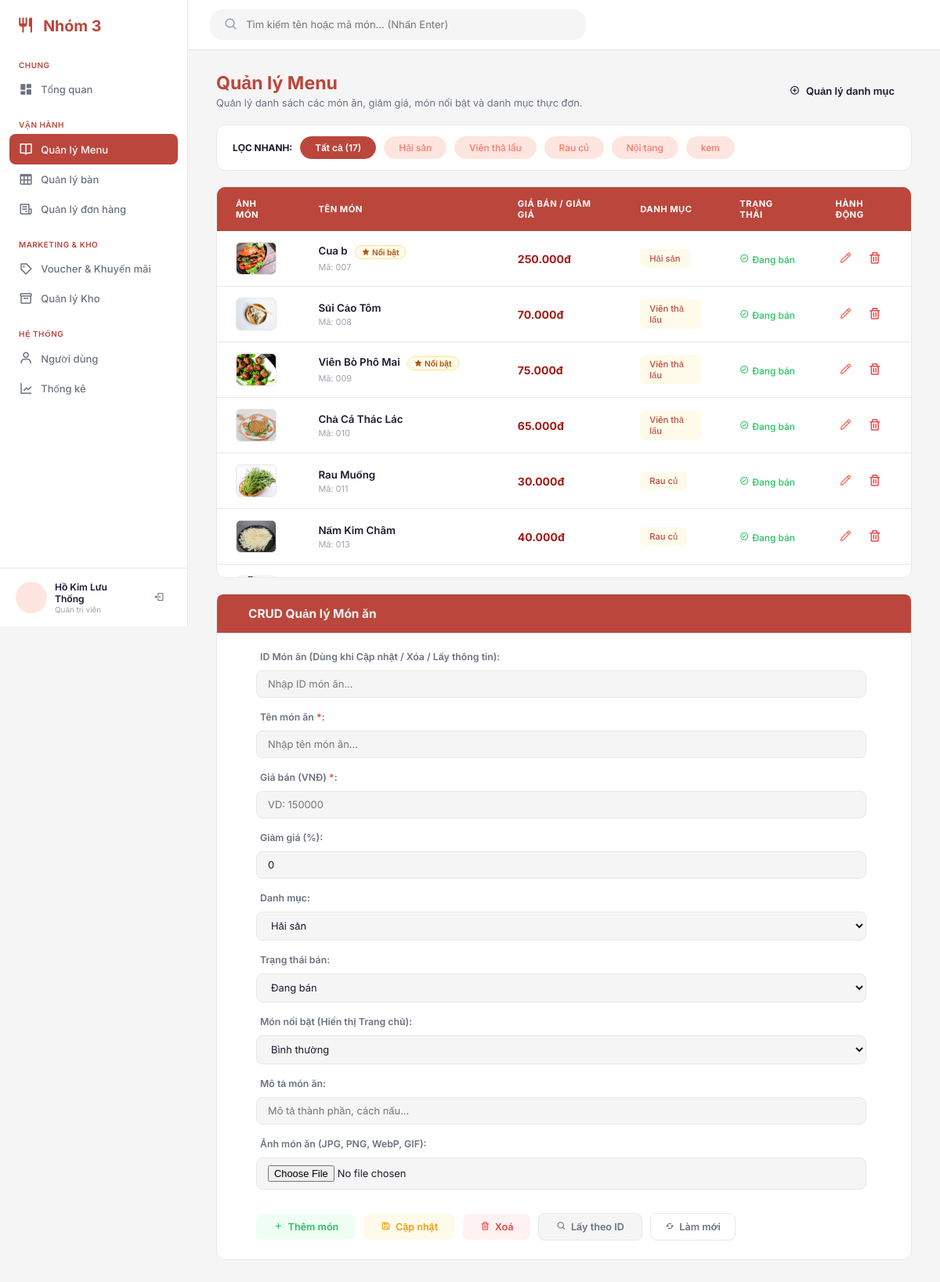
Screenshot of /admin/index.php?page=menu (signed in) with the database file from the repository.
### tables this page shows
CREATE TABLE `category` (
  `categoryId` int(11) NOT NULL,
  `categoryName` varchar(100) NOT NULL,
  `description` varchar(500) DEFAULT NULL,
  `isDeleted` tinyint(1) NOT NULL DEFAULT 0,
  `createdAt` datetime NOT NULL DEFAULT current_timestamp()
);

CREATE TABLE `food` (
  `foodId` int(11) NOT NULL,
  `categoryId` int(11) NOT NULL,
  `foodName` varchar(150) NOT NULL,
  `foodDescription` varchar(500) DEFAULT NULL,
  `foodPrice` decimal(12,0) NOT NULL,
  `foodDiscount` decimal(5,2) NOT NULL DEFAULT 0.00,
  `foodStatus` varchar(20) NOT NULL DEFAULT 'AVAILABLE',
  `isFeatured` tinyint(1) NOT NULL DEFAULT 0,
  `imageURL` varchar(255) DEFAULT NULL,
  `isDeleted` tinyint(1) NOT NULL DEFAULT 0,
  `createdAt` datetime NOT NULL DEFAULT current_timestamp()
);

### admin/index.php (called while the page is built, shortened)
<?php
$page   = $_GET['page'] ?? 'overview';
require_once __DIR__ . "/page/{$page}/index.php";

### admin/page/menu/action.php (called while the page is built, shortened)
<?php
require_once __DIR__ . '/functions.php';
$fetchedFood       = null;
$selectedCat   = $_GET['cat'] ?? 'all';
$searchKw      = trim((string)($_GET['search'] ?? ''));
$categories    = get_categories($conn);
$foods         = get_foods($conn, $selectedCat, $searchKw);
$totalAllFoods = count(get_foods($conn, 'all', ''));

### admin/page/menu/functions.php (called while the page is built, shortened)
<?php
function get_foods($conn, $catId = 'all', $search = '')
{
    $sql = "SELECT f.*, c.categoryName, c.isDeleted AS categoryDeleted
            FROM `food` f
            LEFT JOIN `category` c ON f.categoryId = c.categoryId
            WHERE f.isDeleted = 0";
    $cleanSearch = trim((string)$search);
    $sql .= " ORDER BY f.foodId ASC";
    $result = $conn->query($sql);
    return $result ? $result->fetch_all(MYSQLI_ASSOC) : [];
}
function get_categories($conn)
{
    $sql = "SELECT * FROM `category` WHERE isDeleted = 0 ORDER BY categoryId ASC";
    $result = $conn->query($sql);
    return $result ? $result->fetch_all(MYSQLI_ASSOC) : [];
}

### admin/page/menu/index.php (the view, shortened to what this page needs)
<?php
require_once __DIR__ . '/action.php';
include_once __DIR__ . '/../../../layouts/admin_header.php';
?>
<div class="page-header">
    <div class="page-header__left">
        <h1 class="page-header__title">Quản lý Menu</h1>
        <p class="page-header__subtitle">
            Quản lý danh sách các món ăn, giảm giá, món nổi bật và danh mục thực đơn.
        </p>
    </div>
    <div class="page-header__action">
        <a href="index.php?page=menu&amp;open_cat=1" class="btn" id="btnAddCategory">
            <i class="bx bx-plus-circle"></i> Quản lý danh mục
        </a>
    </div>
</div>
<div class="filter-card">
    <div class="filter-card__tags">
        <span class="filter-card__label">LỌC NHANH:</span>
        <a href="index.php?page=menu&amp;cat=all<?= !empty($searchKw) ? '&amp;search=' . urlencode($searchKw) : '' ?>"
            class="filter-tag <?= ($selectedCat === 'all') ? 'filter-tag--active' : '' ?>">
            Tất cả (<?= $totalAllFoods ?>)
        </a>
        <?php foreach ($categories as $cat): ?>
            <a href="index.php?page=menu&amp;cat=<?= (int)$cat['categoryId'] ?><?= !empty($searchKw) ? '&amp;search=' . urlencode($searchKw) : '' ?>"
                class="filter-tag <?= ((string)$selectedCat === (string)$cat['categoryId']) ? 'filter-tag--active' : '' ?>">
                <?= htmlspecialchars($cat['categoryName']) ?>
            </a>
        <?php endforeach; ?>
    </div>
</div>
<div class="table-card">
    <table class="menu-table">
        <thead>
            <tr>
                <th>ẢNH MÓN</th>
                <th>TÊN MÓN</th>
                <th>GIÁ BÁN / GIẢM GIÁ</th>
                <th>DANH MỤC</th>
                <th>TRẠNG THÁI</th>
                <th>HÀNH ĐỘNG</th>
            </tr>
        </thead>
        <tbody id="menuTableBody">
            <?php if (!empty($foods)): ?>
                <?php foreach ($foods as $food): ?>
                    <?php
                    $imgSrc     = !empty($food['imageURL']) ? '../' . ltrim($food['imageURL'], '/') : '';
                    $isAvail    = ($food['foodStatus'] === 'AVAILABLE');
                    $price      = (float)($food['foodPrice'] ?? 0);
                    $featured   = ((int)($food['isFeatured'] ?? 0) === 1);
                    $isCatDeleted = !empty($food['categoryName']) && ((int)($food['categoryDeleted'] ?? 0) === 1);
                    $catLabel   = !empty($food['categoryName'])
                        ? ($food['categoryName'] . ($isCatDeleted ? ' (đã xóa)' : ''))
                        : 'Chưa phân loại';
                    $filterQuery = ($selectedCat !== 'all' ? '&amp;cat=' . urlencode((string)$selectedCat) : '') . (!empty($searchKw) ? '&amp;search=' . urlencode($searchKw) : '');
                    ?>
                    <tr>
                        <td>
                            <?php if ($imgSrc !== ''): ?>
                                <img src="<?= htmlspecialchars($imgSrc) ?>"
                                    alt="<?= htmlspecialchars($food['foodName']) ?>"
                                    class="menu-table__thumb">
                            <?php else: ?>
                                <div class="menu-table__thumb-empty" title="Chưa có ảnh món">
                                    <i class="bx bx-dish"></i>
                                </div>
                            <?php endif; ?>
                        </td>
                        <td>
                            <div class="dish-info">
                                <p class="dish-info__name">
                                    <?= htmlspecialchars($food['foodName']) ?>
                                    <?php if ($featured): ?>
                                        <span class="badge--featured"><i class="bx bxs-star"></i> Nổi bật</span>
                                    <?php endif; ?>
                                </p>
                                <p class="dish-info__code">Mã: <?= str_pad((string)$food['foodId'], 3, '0', STR_PAD_LEFT) ?></p>
                            </div>
                        </td>
                        <td>
                            <strong class="dish-price"><?= number_format($price, 0, ',', '.') ?>đ</strong>
                        </td>
                        <td>
                            <span class="badge badge--category <?= $isCatDeleted ? 'badge--category-deleted' : '' ?>"><?= htmlspecialchars($catLabel) ?></span>
                        </td>
                        <td>
                            <form action="index.php?page=menu<?= $filterQuery ?>" method="POST" class="inline-action-form">
                                <button type="submit" name="btn_toggle_status"
                                    class="status-toggle status-toggle--plain <?= $isAvail ? 'active-text' : 'inactive-text' ?>"
                                    title="Nhấp để đổi trạng thái">
                                    <i class="bx <?= $isAvail ? 'bx-check-circle' : 'bx-x-circle' ?>"></i>
                                    <?= $isAvail ? 'Đang bán' : 'Ngưng bán' ?>
                                </button>
                            </form>
                        </td>
                        <td>
                            <div class="action-btns">
                                <a href="index.php?page=menu&amp;edit_id=<?= (int)$food['foodId'] ?><?= $filterQuery ?>#foodCrudForm"
                                    class="action-btn" title="Điền thông tin để sửa">
                                    <i class="bx bx-pencil"></i>
                                </a>
                                <form action="index.php?page=menu<?= $filterQuery ?>" method="POST" class="inline-action-form">
                                    <button type="submit" name="btn_delete_food"
                                        class="action-btn action-btn--delete"
                                        title="Xóa món"
                                        onclick="return confirm('Bạn có chắc muốn xóa món <?= htmlspecialchars(addslashes($food['foodName'])) ?>?');">
                                        <i class="bx bx-trash"></i>
                                    </button>
                                </form>
                            </div>
                        </td>
                    </tr>
                <?php endforeach; ?>
            <?php endif; ?>
        </tbody>
    </table>
</div>
<div class="CRUD">
    <div id="title">
        <p>CRUD Quản lý Món ăn</p>
    </div>
    <form action="index.php?page=menu" method="POST" enctype="multipart/form-data" id="foodCrudForm">
        <div>
            <p><label for="crud_id">ID Món ăn (Dùng khi Cập nhật / Xóa / Lấy thông tin):</label></p>
            <p><input type="number" name="id" id="crud_id" value="<?= htmlspecialchars((string)($fetchedFood['foodId'] ?? '')) ?>" placeholder="Nhập ID món ăn..."></p>
            <p><label for="crud_food">Tên món ăn <span>*</span>:</label></p>
            <p><input type="text" name="food" id="crud_food" value="<?= htmlspecialchars((string)($fetchedFood['foodName'] ?? '')) ?>" placeholder="Nhập tên món ăn..." required></p>
            <?php
            $priceInputValue = '';
            $discountInputValue = '0';
            $activeCatIds = array_map(static fn($c) => (int)$c['categoryId'], $categories);
            if ($fetchedFood !== null && array_key_exists('categoryId', $fetchedFood)) {
                $curCat = (int)$fetchedFood['categoryId'];
                $hasInvalidOrDeletedCat = !in_array($curCat, $activeCatIds, true);
            } else {
                $curCat = (int)($categories[0]['categoryId'] ?? 0);
                $hasInvalidOrDeletedCat = empty($categories);
            }
            ?>
            <p><label for="crud_price">Giá bán (VNĐ) <span>*</span>:</label></p>
            <p><input type="number" name="price" id="crud_price" value="<?= htmlspecialchars($priceInputValue) ?>" placeholder="VD: 150000" min="0" required></p>
            <p><label for="crud_discount">Giảm giá (%):</label></p>
            <p><input type="number" name="discount" id="crud_discount" step="0.01" min="0" max="100" value="<?= htmlspecialchars($discountInputValue) ?>" placeholder="VD: 10"></p>
            <p><label for="crud_list">Danh mục:</label></p>
            <p>
                <select name="list" id="crud_list" required>
                    <?php foreach ($categories as $cat): ?>
                        <option value="<?= (int)$cat['categoryId'] ?>" <?= (!$hasInvalidOrDeletedCat && $curCat === (int)$cat['categoryId']) ? 'selected' : '' ?>>
                            <?= htmlspecialchars($cat['categoryName']) ?>
                        </option>
                    <?php endforeach; ?>
                </select>
            </p>
            <p><label for="crud_status">Trạng thái bán:</label></p>
            <p>
                <?php $curSt = $fetchedFood['foodStatus'] ?? 'AVAILABLE'; ?>
                <select name="status" id="crud_status">
                    <option value="AVAILABLE" <?= $curSt === 'AVAILABLE' ? 'selected' : '' ?>>Đang bán</option>
                </select>
            </p>
            <p><label for="crud_featured">Món nổi bật (Hiển thị Trang chủ):</label></p>
            <p>
                <?php $curFeat = (int)($fetchedFood['isFeatured'] ?? 0); ?>
                <select name="is_featured" id="crud_featured">
                    <option value="0" <?= $curFeat === 0 ? 'selected' : '' ?>>Bình thường</option>
                </select>
            </p>
            <p><label for="crud_desc">Mô tả món ăn:</label></p>
            <p><input type="text" name="desc" id="crud_desc" value="<?= htmlspecialchars((string)($fetchedFood['foodDescription'] ?? '')) ?>" placeholder="Mô tả thành phần, cách nấu..."></p>
            <p><label for="crud_photos">Ảnh món ăn (JPG, PNG, WebP, GIF):</label></p>
            <p><input type="file" name="photos" id="crud_photos" accept="image/*"></p>
        </div>
        <div class="buttonForm">
            <button type="submit" name="btn_insert" id="btn_insert" title="Thêm món mới vào DB">
                <i class="bx bx-plus"></i> Thêm món
            </button>
            <button type="submit" name="btn_update" id="btn_update" title="Cập nhật theo ID">
                <i class="bx bx-save"></i> Cập nhật
            </button>
            <button type="submit" name="btn_delete" id="btn_delete" formnovalidate title="Xóa món theo ID"
                onclick="return confirm('Bạn có chắc muốn xóa món này theo ID?')">
                <i class="bx bx-trash"></i> Xoá
            </button>
            <button type="submit" name="btn_get" id="btn_get" formnovalidate title="Lấy thông tin món theo ID">
                <i class="bx bx-search"></i> Lấy theo ID
            </button>
            <a href="index.php?page=menu#foodCrudForm" class="btn-crud-reset" title="Xóa trắng biểu mẫu">
                <i class="bx bx-refresh"></i> Làm mới
            </a>
        </div>
    </form>
</div>
</main>
</div>
</body>
</html>

### rows the page displays
category: categoryName "Hải sản"
category: categoryName "Viên thả lẩu"
category: categoryName "Rau củ"
category: categoryName "Nội tạng"
category: categoryName "kem"
food: imageURL (picture), foodName "Cua b", isFeatured 1 (drawn), foodId "007", foodPrice "250.000", categoryId.categoryName "Hải sản", foodStatus "Đang bán"
food: imageURL (picture), foodName "Sủi Cảo Tôm", foodId "008", foodPrice "70.000", categoryId.categoryName "Viên thả lẩu", foodStatus "Đang bán"
food: imageURL (picture), foodName "Viên Bò Phô Mai", isFeatured 1 (drawn), foodId "009", foodPrice "75.000", categoryId.categoryName "Viên thả lẩu", foodStatus "Đang bán"
food: imageURL (picture), foodName "Chả Cá Thác Lác", foodId "010", foodPrice "65.000", categoryId.categoryName "Viên thả lẩu", foodStatus "Đang bán"
food: imageURL (picture), foodName "Rau Muống", foodId "011", foodPrice "30.000", categoryId.categoryName "Rau củ", foodStatus "Đang bán"
food: imageURL (picture), foodName "Nấm Kim Châm", foodId "013", foodPrice "40.000", categoryId.categoryName "Rau củ", foodStatus "Đang bán"
food: imageURL (picture)

### other values shown
$_SESSION['admin_name'] "Hồ Kim Lưu Thống"
$totalAllFoods "17"
form field list "Hải sản"
